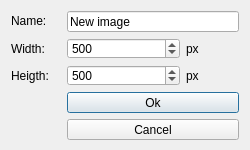
<?xml version="1.0" encoding="UTF-8"?>
<ui version="4.0">
 <class>DialogNewImg</class>
 <widget class="QDialog" name="DialogNewImg">
  <property name="geometry">
   <rect>
    <x>0</x>
    <y>0</y>
    <width>250</width>
    <height>150</height>
   </rect>
  </property>
  <property name="minimumSize">
   <size>
    <width>250</width>
    <height>150</height>
   </size>
  </property>
  <property name="maximumSize">
   <size>
    <width>250</width>
    <height>150</height>
   </size>
  </property>
  <property name="windowTitle">
   <string>New image</string>
  </property>
  <layout class="QGridLayout" name="gridLayout">
   <item row="2" column="0">
    <widget class="QLabel" name="label_3">
     <property name="text">
      <string>Heigth:</string>
     </property>
    </widget>
   </item>
   <item row="1" column="1" colspan="2">
    <widget class="QSpinBox" name="spinBoxNewImgWidth">
     <property name="minimum">
      <number>1</number>
     </property>
     <property name="maximum">
      <number>5000</number>
     </property>
     <property name="value">
      <number>500</number>
     </property>
    </widget>
   </item>
   <item row="1" column="0">
    <widget class="QLabel" name="label_2">
     <property name="text">
      <string>Width:</string>
     </property>
    </widget>
   </item>
   <item row="2" column="3">
    <widget class="QLabel" name="label_5">
     <property name="text">
      <string>px</string>
     </property>
    </widget>
   </item>
   <item row="2" column="1" colspan="2">
    <widget class="QSpinBox" name="spinBoxNewImgHeight">
     <property name="minimum">
      <number>1</number>
     </property>
     <property name="maximum">
      <number>5000</number>
     </property>
     <property name="value">
      <number>500</number>
     </property>
    </widget>
   </item>
   <item row="5" column="1" colspan="3">
    <widget class="QPushButton" name="pushButtonNewImgOk">
     <property name="text">
      <string>Ok</string>
     </property>
    </widget>
   </item>
   <item row="0" column="0">
    <widget class="QLabel" name="label">
     <property name="minimumSize">
      <size>
       <width>50</width>
       <height>20</height>
      </size>
     </property>
     <property name="maximumSize">
      <size>
       <width>50</width>
       <height>20</height>
      </size>
     </property>
     <property name="text">
      <string>Name:</string>
     </property>
    </widget>
   </item>
   <item row="1" column="3">
    <widget class="QLabel" name="label_4">
     <property name="text">
      <string>px</string>
     </property>
     <property name="scaledContents">
      <bool>false</bool>
     </property>
    </widget>
   </item>
   <item row="0" column="1" colspan="3">
    <widget class="QLineEdit" name="lineEdit">
     <property name="text">
      <string>New image</string>
     </property>
    </widget>
   </item>
   <item row="6" column="1" colspan="3">
    <widget class="QPushButton" name="pushButtonNewImgCancel">
     <property name="text">
      <string>Cancel</string>
     </property>
    </widget>
   </item>
  </layout>
 </widget>
 <resources/>
 <connections>
  <connection>
   <sender>pushButtonNewImgOk</sender>
   <signal>clicked()</signal>
   <receiver>DialogNewImg</receiver>
   <slot>accept()</slot>
   <hints>
    <hint type="sourcelabel">
     <x>116</x>
     <y>96</y>
    </hint>
    <hint type="destinationlabel">
     <x>39</x>
     <y>98</y>
    </hint>
   </hints>
  </connection>
  <connection>
   <sender>pushButtonNewImgCancel</sender>
   <signal>clicked()</signal>
   <receiver>DialogNewImg</receiver>
   <slot>reject()</slot>
   <hints>
    <hint type="sourcelabel">
     <x>98</x>
     <y>126</y>
    </hint>
    <hint type="destinationlabel">
     <x>17</x>
     <y>123</y>
    </hint>
   </hints>
  </connection>
 </connections>
</ui>
